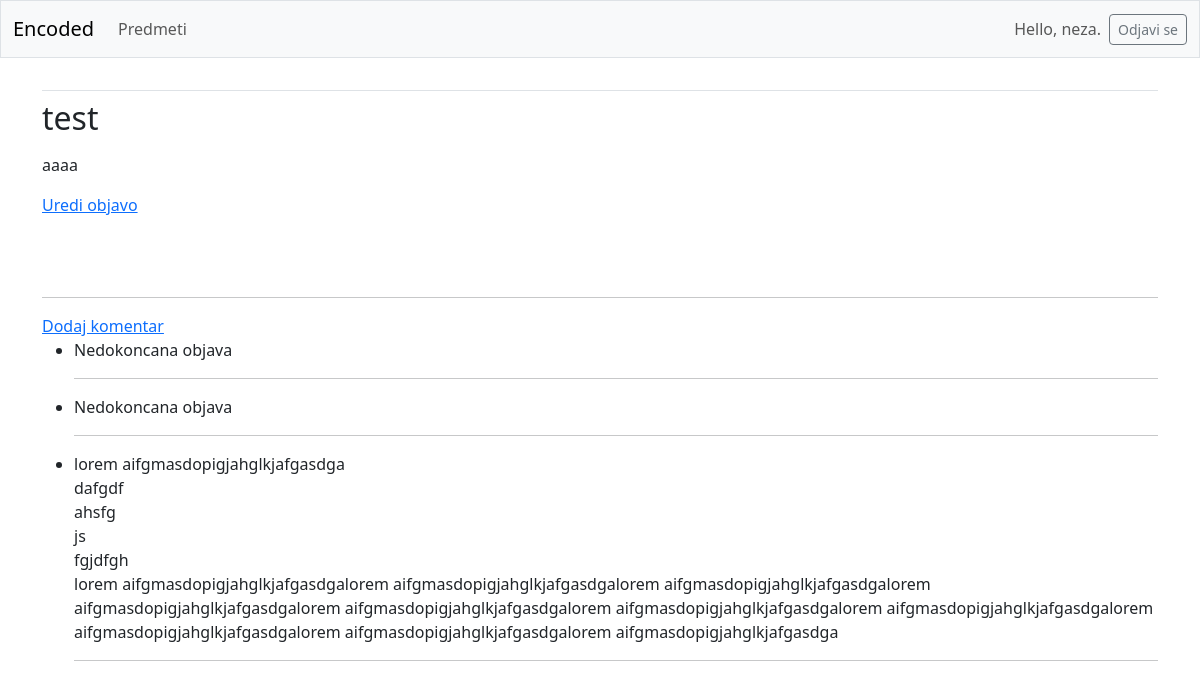
The app's page /topic/1/1 (signed in) with its own data.
### bounties/models.py (models this page shows, shortened)
class Bounty(models.Model):
    owner=models.ForeignKey(User, on_delete=models.CASCADE)
    name=models.CharField(max_length=200)
    subject=models.ForeignKey(Subject, on_delete=models.CASCADE)
    topic=models.ForeignKey(Topic, on_delete=models.CASCADE)
    date_added=models.DateTimeField(auto_now_add=True)
    text=models.TextField(default="Nedokoncana objava")
    class Meta:
        verbose_name_plural = 'bounties'

class Comment(models.Model):
    owner=models.ForeignKey(User, on_delete=models.CASCADE)
    bounty=models.ForeignKey(Bounty, on_delete=models.CASCADE)
    date_added=models.DateTimeField(auto_now_add=True)
    text=models.TextField(default="Nedokoncana objava")

### bounties/views.py (the view)
# urls.py: path('topic/<int:topic_id>/<int:bounty_id>', views.bounty, name='bounty'),
def bounty(request, topic_id, bounty_id):
    topic=Topic.objects.get(id=topic_id)
    bounty=topic.bounty_set.get(id=bounty_id)
    comments=bounty.comment_set.all()
    context={'bounty': bounty, 'comments': comments, 'topic_id': topic_id}
    return render(request, 'bounties/bounty.html', context)

### bounties/templates/bounties/bounty.html (shortened to what this page needs)
{% extends 'bounties/base.html' %}
{% block content %}
<h2>{{ bounty.name }}</h2>
<p>{{ bounty.text|linebreaks }}</p>
<p>
    {% if bounty.owner == request.user %}
        <a href="{% url 'bounties:edit_bounty' bounty.id %}">
            Uredi objavo <br/>
        </a>
    {% endif %}
</p>
<br/>
<br/>
<hr/>
<a href="{% url 'bounties:new_comment' topic_id bounty.id %}">Dodaj komentar</a>
<ul>
    {% for comment in comments %}
      <li>{{ comment.text|linebreaks }}</li>
      <hr>
    {% empty %}
      <li>Nihče še ni komentiral</li>
    {% endfor %}
</ul>
{% endblock content %}

### bounties/templates/bounties/base.html (shortened to what this page needs)
<!DOCTYPE html>
<html lang="si">
<head>
  {% load django_bootstrap5 %}
  {% bootstrap_css %}
</head>
<body>
  <nav class="navbar navbar-expand-md navbar-light bg-light mb-4 border">
    <div class="container-fluid">
       <a class="navbar-brand" href="{% url 'bounties:index' %}">
        Encoded</a>
       <div class="collapse navbar-collapse" id="navbarCollapse">
         <ul class="navbar-nav me-auto mb-2 mb-md-0">
           <li class="nav-item">
             <a class="nav-link" href="{% url 'bounties:subjects' %}">
              Predmeti</a></li>
        </ul>
         <ul class="navbar-nav ms-auto mb-2 mb-md-0">
             {% if user.is_authenticated %}
              <li class="nav-item">
                 <span class="navbar-text me-2">Hello, {{ user.username }}.
                  </span></li>
            {% endif %}
          </ul>
          {% if user.is_authenticated %}
          <form action="{% url 'accounts:logout' %}" method='post'>
             <button name='submit' class='btn btn-outline-secondary btn-sm'>
                Odjavi se</button>
          </form>
        {% endif %}
      </div>
    </div>
  </nav>
  <main class="container">
    <div class="pb-2 mb-2 border-bottom">
    </div>
    <div>
      {% block content %}{% endblock content %}
    </div>
  </main>
</body>
</html>

### records on screen
Bounty: name "test", text "aaaa"
Comment: text "Nedokoncana objava"
Comment: text "Nedokoncana objava"
Comment: text "lorem aifgmasdopigjahglkjafgasdga dafgdf ahsfg js fgjdfgh lorem aifgmasdopigjahglkjafgasdgalorem aifgmasdopigjahglkjafgasdgalorem aifgmasdopigjahglkjafgasdgalorem aifgmasdopigjahglkjafgasdgalorem aifgmasdopigjahglkjafgasdgalorem aifgmasdopigjahglkjafgasdgalorem aifgmasdopigjahglkjafgasdgalorem aifgmasdopigjahglkjafgasdgalorem aifgmasdopigjahglkjafgasdgalorem aifgmasdopigjahglkjafgasdga"

### other values on screen
{{ user.username }} "neza"
